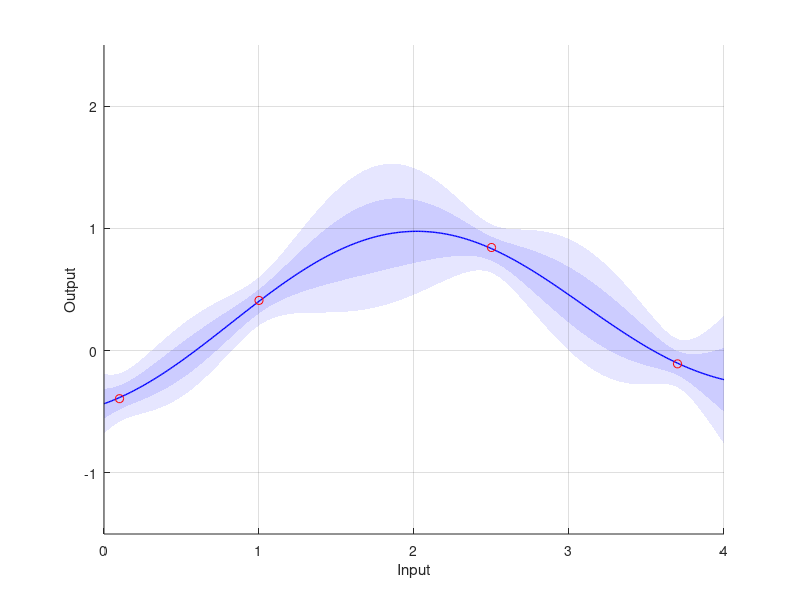
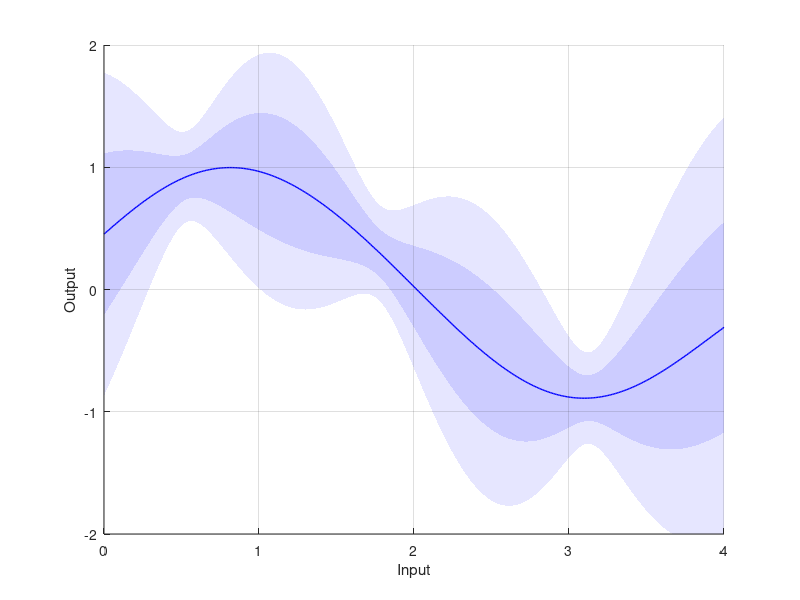

Source code (MATLAB) for these figures, in order:
%% We set up the workspace, ready for executing scripts.
close all
clear all; % Empty the workspace.
clc; % Empty the command window.
exportFigs = 0; % Do we export figures? 0 for no, 1 (or anything else) for yes.
useColor = 1; % Should we set up plots for colored output (1) or black-and-white output (0)?
addpath('C:\Users\admin\Documents\GitHub\radome\gp\ExportFig'); % We add the functions for exporting figures.

%% We define data.
lf = 1; % This is the output length scale.
lx = 1; % This is the input length scale.
sfm = 0.1; % This is the output noise scale.
Xs = 0:0.01:4; % These are the trial points.
Xm = [1,2.5,3.7,0.1]; % These are the measurement points.
fmh = cos(Xm - 2)' + sfm*randn(size(Xm))'; % These are the measurement values, corrupted by noise.

%% We now set up the (squared exponential) covariance matrix and related terms.
nm = size(Xm,2); % This is the number of measurement points.
ns = size(Xs,2); % This is the number of trial points.
X = [Xm,Xs]; % We merge the measurement and trial points.
n = size(X,2); % This is the number of points.
diff = repmat(X,n,1) - repmat(X',1,n); % This is matrix containing differences between input points.
K = lf^2*exp(-1/2*diff.^2/lx^2); % This is the covariance matrix. It contains the covariances of each combination of points.
Kmm = K(1:nm,1:nm);
Kms = K(1:nm,nm+1:end);
Ksm = Kms';
Kss = K(nm+1:end,nm+1:end);
Sfm = sfm^2*eye(nm); % This is the noise covariance matrix.
mm = zeros(nm,1); % This is the mean vector m(Xm). We assume a zero mean function.
ms = zeros(ns,1); % This is the mean vector m(Xs). We assume a zero mean function.

%% Next, we apply GP regression.
mPost = ms + Ksm/(Kmm + Sfm)*(fmh - mm); % This is the posterior mean vector.
SPost = Kss - Ksm/(Kmm + Sfm)*Kms; % This is the posterior covariance matrix.
sPost = sqrt(diag(SPost)); % These are the posterior standard deviations.

%% We set up the GP plot.
figure(1);
clf(1);
hold on;
grid on;
xlabel('Input');
ylabel('Output');
if useColor == 0
	patch([Xs, fliplr(Xs)],[mPost-2*sPost; flipud(mPost+2*sPost)], 1, 'FaceColor', [1,1,1]*0.9, 'EdgeColor', 'none'); % This is the grey area in the plot.
	patch([Xs, fliplr(Xs)],[mPost-sPost; flipud(mPost+sPost)], 1, 'FaceColor', [1,1,1]*0.8, 'EdgeColor', 'none'); % This is the grey area in the plot.
	set(gca, 'layer', 'top'); % We make sure that the grid lines and axes are above the grey area.
	plot(Xs, mPost, 'k-', 'LineWidth', 1); % We plot the mean line.
	plot(Xm, fmh, 'ko'); % We plot the measurement points.
else
	patch([Xs, fliplr(Xs)],[mPost-2*sPost; flipud(mPost+2*sPost)], 1, 'FaceColor', [0.9,0.9,1], 'EdgeColor', 'none'); % This is the grey area in the plot.
	patch([Xs, fliplr(Xs)],[mPost-sPost; flipud(mPost+sPost)], 1, 'FaceColor', [0.8,0.8,1], 'EdgeColor', 'none'); % This is the grey area in the plot.
	set(gca, 'layer', 'top'); % We make sure that the grid lines and axes are above the grey area.
	plot(Xs, mPost, 'b-', 'LineWidth', 1); % We plot the mean line.
	plot(Xm, fmh, 'ro'); % We plot the measurement points.
end
axis([0,4,-1.5,2.5]);
if exportFigs ~= 0
	export_fig('OriginalGP.png','-transparent');
end

%% We now take derivatives of the posterior distribution.
d2Kss = Kss.*(1/lx^2 - (diff(nm+1:end,nm+1:end).^2/lx^4)); % This is the derivative d^2 k(x,x') / dx dx' for the trial points.
dKms = Kms.*diff(1:nm,nm+1:end)/lx^2; % This is the derivative dk(x,x') / dx' where the first input is the set of measurement points and the second input is the set of trial points.
dKsm = dKms'; % This is the derivative dk(x,x') / dx where the first input is the set of trial points and the second input is the set of measurement points.
mdPost = -dKsm/(Kmm + Sfm)*(fmh - mm); % These are the posterior mean of the derivative.
SdPost = d2Kss - dKsm/(Kmm + Sfm)*dKms; % These are the posterior covariance of the derivative.
sdPost = sqrt(diag(SdPost)); % These are the posterior standard deviations of the derivative.

%% We set up the GP plot.
figure(2);
clf(2);
hold on;
grid on;
xlabel('Input');
ylabel('Output');
if useColor == 0
	patch([Xs, fliplr(Xs)],[mdPost-2*sdPost; flipud(mdPost+2*sdPost)], 1, 'FaceColor', [1,1,1]*0.9, 'EdgeColor', 'none'); % This is the grey area in the plot.
	patch([Xs, fliplr(Xs)],[mdPost-sdPost; flipud(mdPost+sdPost)], 1, 'FaceColor', [1,1,1]*0.8, 'EdgeColor', 'none'); % This is the grey area in the plot.
	set(gca, 'layer', 'top'); % We make sure that the grid lines and axes are above the grey area.
	plot(Xs, mdPost, 'k-', 'LineWidth', 1); % We plot the mean line.
else
	patch([Xs, fliplr(Xs)],[mdPost-2*sdPost; flipud(mdPost+2*sdPost)], 1, 'FaceColor', [0.9,0.9,1], 'EdgeColor', 'none'); % This is the grey area in the plot.
	patch([Xs, fliplr(Xs)],[mdPost-sdPost; flipud(mdPost+sdPost)], 1, 'FaceColor', [0.8,0.8,1], 'EdgeColor', 'none'); % This is the grey area in the plot.
	set(gca, 'layer', 'top'); % We make sure that the grid lines and axes are above the grey area.
	plot(Xs, mdPost, 'b-', 'LineWidth', 1); % We plot the mean line.
end
axis([0,4,-2,2]);
if exportFigs ~= 0
	export_fig('DerivativeGP.png','-transparent');
end